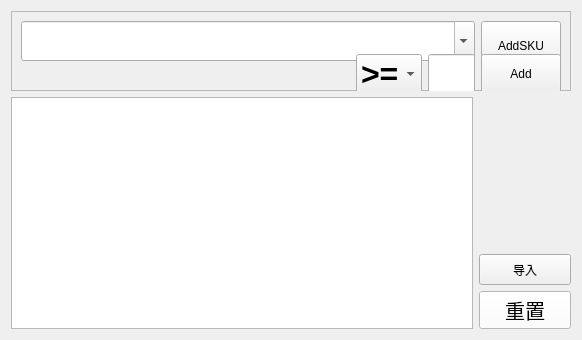
                 <widget class="QWidget" name="tab_2">
                  <attribute name="title">
                   <string>参数</string>
                  </attribute>
                  <layout class="QVBoxLayout" name="verticalLayout_15">
                   <item>
                    <layout class="QVBoxLayout" name="verticalLayout_14" stretch="1,3">
                     <item>
                      <widget class="QFrame" name="frame">
                       <property name="minimumSize">
                        <size>
                         <width>560</width>
                         <height>80</height>
                        </size>
                       </property>
                       <property name="frameShape">
                        <enum>QFrame::StyledPanel</enum>
                       </property>
                       <property name="frameShadow">
                        <enum>QFrame::Raised</enum>
                       </property>
                       <layout class="QVBoxLayout" name="verticalLayout_10">
                        <item>
                         <layout class="QVBoxLayout" name="verticalLayout_9" stretch="1,1">
                          <item>
                           <layout class="QHBoxLayout" name="horizontalLayout_9" stretch="1,0">
                            <item>
                             <widget class="QComboBox" name="comboxSKU">
                              <property name="sizePolicy">
                               <sizepolicy hsizetype="Preferred" vsizetype="Preferred">
                                <horstretch>0</horstretch>
                                <verstretch>0</verstretch>
                               </sizepolicy>
                              </property>
                              <property name="minimumSize">
                               <size>
                                <width>0</width>
                                <height>40</height>
                               </size>
                              </property>
                              <property name="styleSheet">
                               <string notr="true">font: 20px
</string>
                              </property>
                              <property name="editable">
                               <bool>true</bool>
                              </property>
                             </widget>
                            </item>
                            <item>
                             <widget class="QPushButton" name="btnAddSKU">
                              <property name="sizePolicy">
                               <sizepolicy hsizetype="Preferred" vsizetype="Preferred">
                                <horstretch>0</horstretch>
                                <verstretch>0</verstretch>
                               </sizepolicy>
                              </property>
                              <property name="minimumSize">
                               <size>
                                <width>0</width>
                                <height>50</height>
                               </size>
                              </property>
                              <property name="text">
                               <string>AddSKU</string>
                              </property>
                             </widget>
                            </item>
                           </layout>
                          </item>
                          <item>
                           <layout class="QHBoxLayout" name="horizontalLayout_7" stretch="7,1,1,1">
                            <item>
                             <widget class="QLabel" name="labelLeft">
                              <property name="text">
                               <string/>
                              </property>
                             </widget>
                            </item>
                            <item>
                             <widget class="QComboBox" name="comboxS">
                              <property name="sizePolicy">
                               <sizepolicy hsizetype="Preferred" vsizetype="Preferred">
                                <horstretch>0</horstretch>
                                <verstretch>0</verstretch>
                               </sizepolicy>
                              </property>
                              <property name="minimumSize">
                               <size>
                                <width>0</width>
                                <height>40</height>
                               </size>
                              </property>
                              <property name="font">
                               <font>
                                <pointsize>24</pointsize>
                                <weight>75</weight>
                                <bold>true</bold>
                               </font>
                              </property>
                              <property name="layoutDirection">
                               <enum>Qt::LeftToRight</enum>
                              </property>
                              <property name="styleSheet">
                               <string notr="true"/>
                              </property>
                              <property name="duplicatesEnabled">
                               <bool>false</bool>
                              </property>
                              <item>
                               <property name="text">
                                <string>&gt;=</string>
                               </property>
                              </item>
                              <item>
                               <property name="text">
                                <string>&lt;</string>
                               </property>
                              </item>
                             </widget>
                            </item>
                            <item>
                             <widget class="QLineEdit" name="lEnum">
                              <property name="sizePolicy">
                               <sizepolicy hsizetype="Preferred" vsizetype="Preferred">
                                <horstretch>0</horstretch>
                                <verstretch>0</verstretch>
                               </sizepolicy>
                              </property>
                              <property name="minimumSize">
                               <size>
                                <width>0</width>
                                <height>40</height>
                               </size>
                              </property>
                             </widget>
                            </item>
                            <item>
                             <widget class="QPushButton" name="btnAdd">
                              <property name="sizePolicy">
                               <sizepolicy hsizetype="Preferred" vsizetype="Preferred">
                                <horstretch>0</horstretch>
                                <verstretch>0</verstretch>
                               </sizepolicy>
                              </property>
                              <property name="minimumSize">
                               <size>
                                <width>0</width>
                                <height>40</height>
                               </size>
                              </property>
                              <property name="text">
                               <string>Add</string>
                              </property>
                             </widget>
                            </item>
                           </layout>
                          </item>
                         </layout>
                        </item>
                       </layout>
                      </widget>
                     </item>
                     <item>
                      <layout class="QHBoxLayout" name="horizontalLayout_18" stretch="5,1">
                       <item>
                        <widget class="QListView" name="listViewRules">
                         <property name="sizePolicy">
                          <sizepolicy hsizetype="Preferred" vsizetype="Preferred">
                           <horstretch>0</horstretch>
                           <verstretch>0</verstretch>
                          </sizepolicy>
                         </property>
                         <property name="contextMenuPolicy">
                          <enum>Qt::ActionsContextMenu</enum>
                         </property>
                         <property name="editTriggers">
                          <set>QAbstractItemView::NoEditTriggers</set>
                         </property>
                         <property name="selectionMode">
                          <enum>QAbstractItemView::MultiSelection</enum>
                         </property>
                         <property name="selectionBehavior">
                          <enum>QAbstractItemView::SelectRows</enum>
                         </property>
                        </widget>
                       </item>
                       <item>
                        <layout class="QVBoxLayout" name="verticalLayout_13" stretch="5,1,1">
                         <item>
                          <spacer name="verticalSpacer_5">
                           <property name="orientation">
                            <enum>Qt::Vertical</enum>
                           </property>
                           <property name="sizeHint" stdset="0">
                            <size>
                             <width>20</width>
                             <height>40</height>
                            </size>
                           </property>
                          </spacer>
                         </item>
                         <item>
                          <widget class="QPushButton" name="pushButton_4">
                           <property name="sizePolicy">
                            <sizepolicy hsizetype="Preferred" vsizetype="Preferred">
                             <horstretch>0</horstretch>
                             <verstretch>0</verstretch>
                            </sizepolicy>
                           </property>
                           <property name="text">
                            <string>导入</string>
                           </property>
                          </widget>
                         </item>
                         <item>
                          <widget class="QPushButton" name="pushButton_2">
                           <property name="sizePolicy">
                            <sizepolicy hsizetype="Preferred" vsizetype="Preferred">
                             <horstretch>0</horstretch>
                             <verstretch>0</verstretch>
                            </sizepolicy>
                           </property>
                           <property name="styleSheet">
                            <string notr="true">background-color: rgb(255, 255, 255);font: 20px
</string>
                           </property>
                           <property name="text">
                            <string>重置</string>
                           </property>
                          </widget>
                         </item>
                        </layout>
                       </item>
                      </layout>
                     </item>
                    </layout>
                   </item>
                  </layout>
                 </widget>
